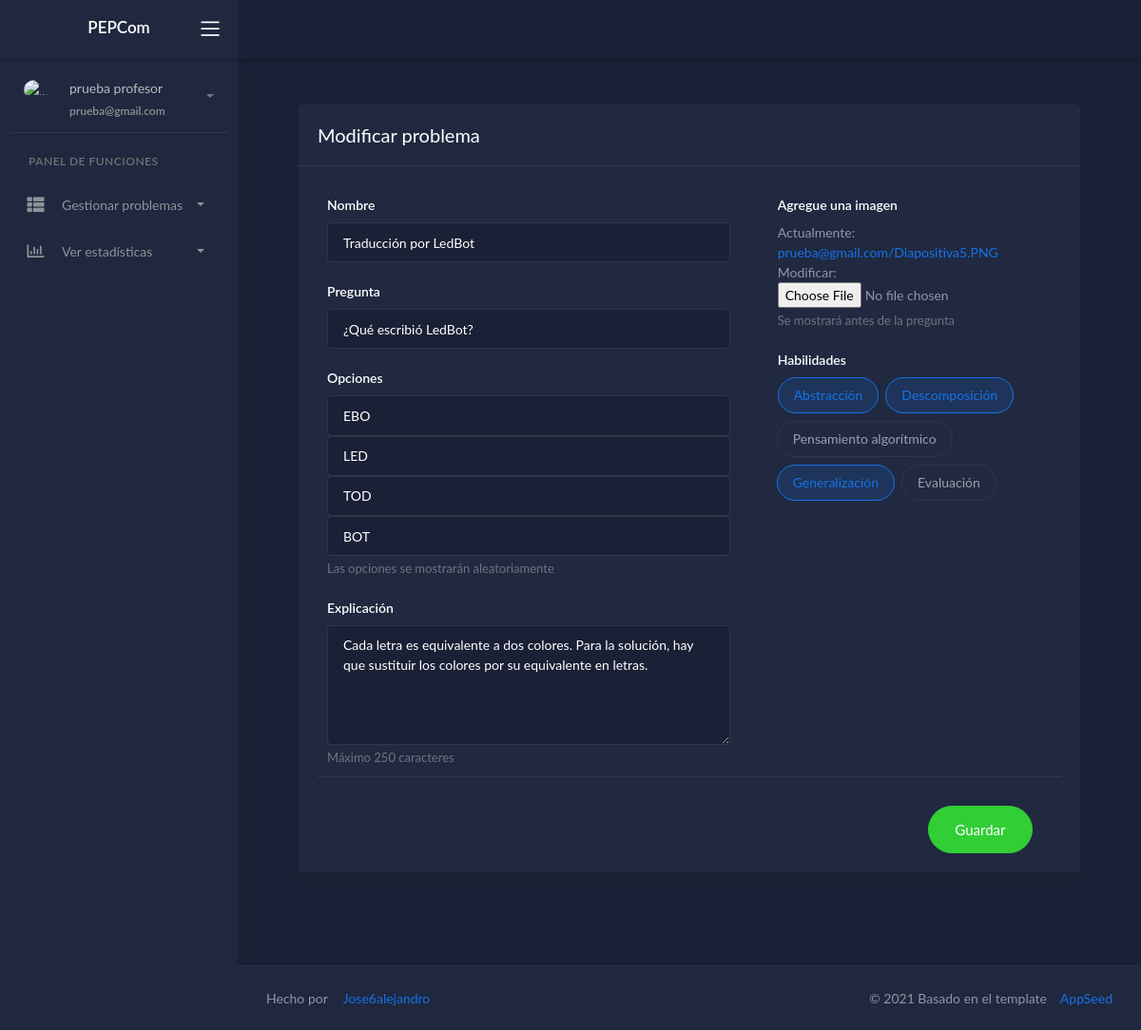
The page /home/update/3/ (signed in) on the database its author committed.
### crud_problems_app/models.py (models this page shows, shortened)
class User_Create_Problem(models.Model):
   user = models.ForeignKey(User, on_delete=models.CASCADE, blank=True)
   name = models.CharField(max_length=60)
   question = models.CharField(max_length=100)
   correct_option = models.CharField(max_length=70)
   distractor1 = models.CharField(max_length=70)
   distractor2 = models.CharField(max_length=70)
   distractor3 = models.CharField(max_length=70)
   explanation = models.CharField(max_length=250)
   image = models.ImageField(upload_to=user_directory_path, null = True)
   abstraction = models.BooleanField(blank=True)
   decomposition = models.BooleanField(blank=True)
   algorithms = models.BooleanField(blank=True)
   generalization = models.BooleanField(blank=True)
   evaluation = models.BooleanField(blank=True)

### crud_problems_app/views.py (the view, shortened to what this page needs)
# urls.py: path('home/update/<str:id>/',views.update_problems, name="update"),
@login_required()
def update_problems(request, id):
   id_problem = get_object_or_404(User_Create_Problem, id=id)
   data = {
      "form": Form_Create_problem(instance=id_problem)
   }
   temp = id_problem.image.name
   return render(request, 'update.html', data)

### templates/update.html (shortened to what this page needs)
{% extends "layouts/base.html" %}
{% block content %}
	<div class="wrapper">
		{% include 'includes/navigation.html' %}
	    {% include 'includes/sidebar.html' %}
		<div class="main-panel">
			<div class="content">
				<div class="page-inner">
				<div class="page-header">
				<div class="content">
					<div class="page-inner">
						<div class="row">
							<div class="col-md-12">
								<div class="card">
									<div class="card-header">
										<div class="card-title">Modificar problema</div>
									</div>
									<div class="card-body">
										<form method="post" action="" enctype="multipart/form-data">
											<div class="row">
												<div class="col-md-6 col-lg-7">
													<div class="form-group" >
														<label >Nombre</label>
															{{ form.name }}
													</div>
													<div class="form-group">
														<label >Pregunta</label>
															{{ form.question }}
													</div>
													<div class="form-group">
														<label >Opciones</label>
															{{ form.correct_option }}
															{{ form.distractor1 }}
															{{ form.distractor2 }}
															{{ form.distractor3 }}
														<small id="Help" class="form-text text-muted">
														Las opciones se mostrarán aleatoriamente</small>
													</div>
													<div class="form-group">
														<label >Explicación</label>
															{{ form.explanation }}
														<small id="Help2" class="form-text text-muted">
														Máximo 250 caracteres</small>
													</div>
												</div>
												<div class="col-md-6 col-lg-5">
													<div class="form-group">
														<label>Agregue una imagen</label>
														<div>
															{{ form.image }}
														</div>
														<small id="Help3" class="form-text text-muted">
														Se mostrará antes de la pregunta</small>
													</div>
													<div class="form-group">
														<label class="form-label">Habilidades</label>
														<div class="selectgroup selectgroup-pills">
															<label class="selectgroup-item">
																<span class="selectgroup-button">Abstracción</span>
															</label>
															<label class="selectgroup-item">
																<span class="selectgroup-button">Descomposición</span>
															</label>
															<label class="selectgroup-item">
																<span class="selectgroup-button">Pensamiento algorítmico</span>
															</label>
															<label class="selectgroup-item">
																<span class="selectgroup-button">Generalización</span>
															</label>
															<label class="selectgroup-item">
																<span class="selectgroup-button">Evaluación</span>
															</label>
														</div>
													</div>
												</div>
											</div>
											<div class="card-action">
												<button type="submit" class="btn btn-success btn-lg float-right btn-round">
													Guardar
												</button>
											</div>
										</form>
									</div>
								</div>
							</div>
						</div>
					</div>
				</div>
				</div>
				</div>
			{% include 'includes/footer.html' %}
			</div>
		</div>
	</div>
{% endblock content %}

### templates/includes/sidebar.html (shortened to what this page needs)
		<div class="sidebar sidebar-style-2" data-background-color="dark2">
			<div class="sidebar-wrapper scrollbar scrollbar-inner">
				<div class="sidebar-content">
					<div class="user">
						<div class="avatar-sm float-left mr-2">
							<img src="/static/assets/img/icon2.png" alt="..." class="avatar-img rounded-circle">
						</div>
						<div class="info">
							<a data-toggle="collapse" href="#collapseExample" aria-expanded="true">
								<span>
									{{ request.user.first_name }}
									{{ request.user.last_name }}
									<span class="user-level">
										{{ request.user.email }}
									</span>
									<span class="caret"></span>
								</span>
							</a>
						</div>
					</div>
				{% if not user.user_profile_set.first.user_role%}
					<ul class="nav nav-primary">
						<li class="nav-section">
							<h4 class="text-section">Panel de funciones </h4>
						</li>
						<li class="nav-item {% if 'ui-' in segment %} active {% endif %}">
							<a data-toggle="collapse" href="#base">
								<i class="fas fa-th-list"></i>
								<p>Gestionar problemas</p>
								<span class="caret"></span>
							</a>
						</li>
						<li class="nav-item {% if 'charts' in segment %} active {% endif %}">
							<a data-toggle="collapse" href="#charts">
								<i class="far fa-chart-bar"></i>
								<p>Ver estadísticas</p>
								<span class="caret"></span>
							</a>
						</li>
					</ul>
				{% endif %}
				</div>
			</div>
		</div>

### rows shown on the page
User_Create_Problem: name "Traducción por LedBot", question "¿Qué escribió LedBot?", correct_option "EBO", distractor1 "LED", distractor2 "TOD", distractor3 "BOT", explanation "Cada letra es equivalente a dos colores. Para la solución, hay que sustituir los colores por su equivalente en letras."

### other values the page prints
{{ request.user.first_name }} "prueba"
{{ request.user.last_name }} "profesor"
{{ request.user.email }} "prueba@gmail.com"
